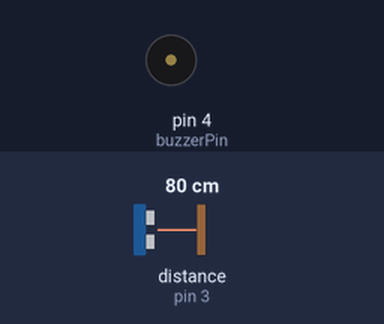
The sketch below on a simulated Arduino Uno, built with avr-gcc and run on an emulated ATmega328P. Shown: buzzer (waves = sounding). Wiring (inferred from the names in the program): ultrasonic range finder: trigger pin 2; echo pin 3. The inputs (shaded band) are chosen by the test bench; at power-on: distance to the obstacle (sensor on pin 3) 80 cm. The echo pulse lasts 58.3 µs per cm.

Above: at 1.2 s.
1.3 s: distance to the obstacle (sensor on pin 3) set to 23 cm
2.8 s: distance to the obstacle (sensor on pin 3) set to 19 cm
At 3.25 s:
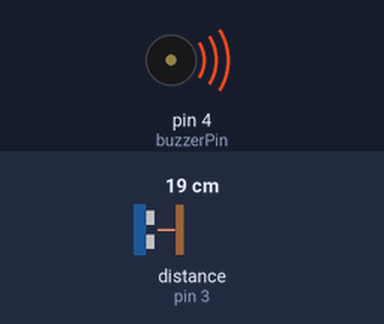
5.8 s: distance to the obstacle (sensor on pin 3) set to 35 cm
At 5.8 s:
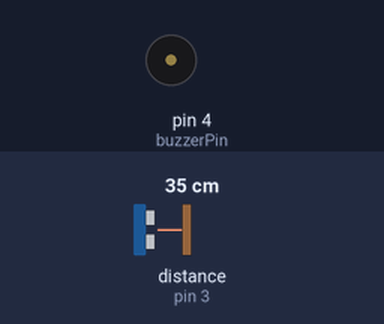
7.3 s: distance to the obstacle (sensor on pin 3) set to 18 cm
At 7.55 s:
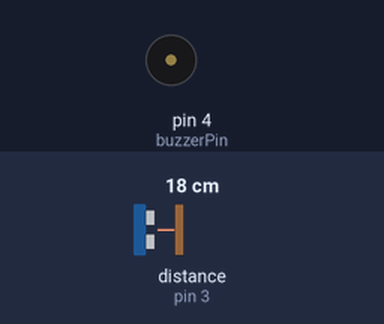
Timing chart, 0 to 11.3 s (numbered marks = the images above; inputs shaded):
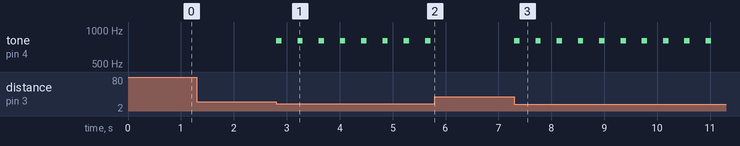

The sketch:

code.ino
```cpp
#include <ShiftRegister74HC595.h>

// Pin Definitions
int triggerPin = 2;
int echoPin = 3;
int buzzerPin = 4;
int latchPin = 8;
int clockPin = 12;
int dataPin = 11;

ShiftRegister74HC595 sr(latchPin, clockPin, dataPin);
int distance;

void setup() {
  pinMode(triggerPin, OUTPUT);
  pinMode(echoPin, INPUT);
  pinMode(buzzerPin, OUTPUT);
  sr.clear();
  sr.write(0);
  sr.commit();
}

void loop() {
  digitalWrite(triggerPin, LOW);
  delayMicroseconds(2);
  digitalWrite(triggerPin, HIGH);
  delayMicroseconds(10);
  digitalWrite(triggerPin, LOW);

  distance = pulseIn(echoPin, HIGH);
  distance = distance / 58;

  if (distance >= 40) {
    sr.clear();
    sr.write(0);
    sr.commit();
  } else if (distance >= 35 && distance < 40) {
    sr.clear();
    sr.write(1);
    sr.commit();
  } else if (distance >= 30 && distance < 35) {
    sr.clear();
    sr.write(3);
    sr.commit();
  } else if (distance >= 25 && distance < 30) {
    sr.clear();
    sr.write(7);
    sr.commit();
  } else if (distance >= 20 && distance < 25) {
    sr.clear();
    sr.write(15);
    sr.commit();
  } else if (distance >= 15 && distance < 20) {
    sr.clear();
    sr.write(31);
    sr.commit();
  } else if (distance >= 10 && distance < 15) {
    sr.clear();
    sr.write(63);
    sr.commit();
  } else {
    sr.clear();
    sr.write(127);
    sr.commit();
  }

  if (distance < 10) {
    tone(buzzerPin, 1000, 100);
    delay(100);
    noTone(buzzerPin);
    delay(100);
  } else if (distance >= 10 && distance < 20) {
    tone(buzzerPin, 800, 100);
    delay(200);
    noTone(buzzerPin);
    delay(200);
  } else {
    noTone(buzzerPin);
  }
}
```

Measured:
- the behaviour switches between 21 and 20 cm on distance to the obstacle (sensor on pin 3) (found by bisection; images 0 and 1)
- after the input at 1.3 s, every drawn part: stays the same
- after the input at 2.8 s, tone on pin 4 (buzzerPin): alternates 800 Hz for 0.10 s and silent for 0.30 s, starting at once
- after the input at 5.8 s, tone on pin 4 (buzzerPin): stops changing and stays silent
- after the input at 7.3 s, tone on pin 4 (buzzerPin): alternates 800 Hz for 0.10 s and silent for 0.30 s, starting at once
